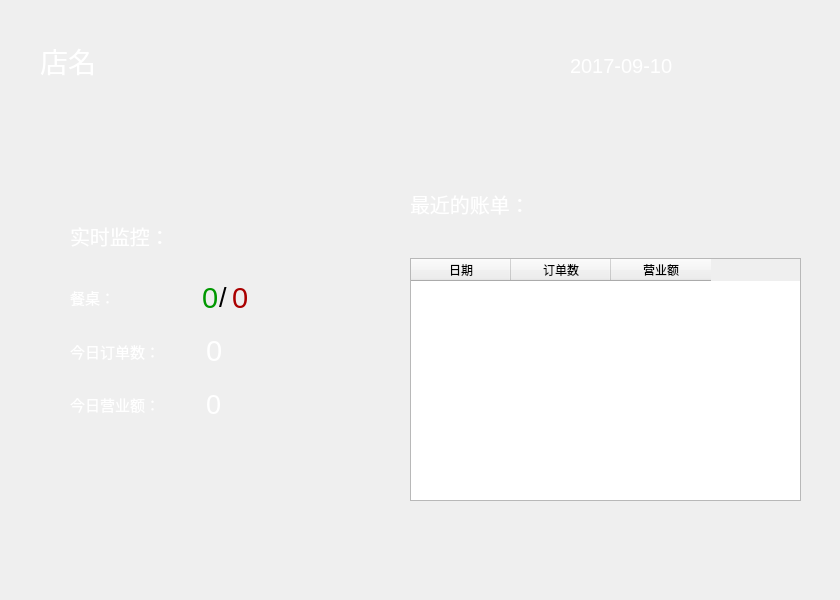
<?xml version="1.0" encoding="UTF-8"?>
<ui version="4.0">
 <class>Canteen</class>
 <widget class="QWidget" name="Canteen">
  <property name="geometry">
   <rect>
    <x>0</x>
    <y>0</y>
    <width>840</width>
    <height>600</height>
   </rect>
  </property>
  <property name="windowTitle">
   <string>Form</string>
  </property>
  <property name="styleSheet">
   <string notr="true"/>
  </property>
  <widget class="QLabel" name="label">
   <property name="geometry">
    <rect>
     <x>0</x>
     <y>0</y>
     <width>841</width>
     <height>601</height>
    </rect>
   </property>
   <property name="styleSheet">
    <string notr="true">background-image: url(:/file/images/back8.jpeg);</string>
   </property>
   <property name="text">
    <string/>
   </property>
  </widget>
  <widget class="QLabel" name="label_date">
   <property name="geometry">
    <rect>
     <x>570</x>
     <y>40</y>
     <width>261</width>
     <height>51</height>
    </rect>
   </property>
   <property name="font">
    <font>
     <pointsize>15</pointsize>
    </font>
   </property>
   <property name="styleSheet">
    <string notr="true">color: rgb(255, 255, 255);</string>
   </property>
   <property name="text">
    <string>2017-09-10</string>
   </property>
  </widget>
  <widget class="QWidget" name="layoutWidget">
   <property name="geometry">
    <rect>
     <x>70</x>
     <y>200</y>
     <width>271</width>
     <height>231</height>
    </rect>
   </property>
   <layout class="QVBoxLayout" name="verticalLayout" stretch="8,6,6,6">
    <property name="spacing">
     <number>0</number>
    </property>
    <item>
     <widget class="QLabel" name="label_2">
      <property name="font">
       <font>
        <pointsize>15</pointsize>
       </font>
      </property>
      <property name="styleSheet">
       <string notr="true">color: rgb(255, 255, 255);</string>
      </property>
      <property name="text">
       <string>实时监控：</string>
      </property>
     </widget>
    </item>
    <item>
     <layout class="QHBoxLayout" name="horizontalLayout" stretch="100,10,10,10,70">
      <property name="spacing">
       <number>0</number>
      </property>
      <item>
       <widget class="QLabel" name="label_3">
        <property name="font">
         <font>
          <pointsize>11</pointsize>
         </font>
        </property>
        <property name="styleSheet">
         <string notr="true">color: rgb(255, 255, 255);</string>
        </property>
        <property name="text">
         <string>餐桌：</string>
        </property>
       </widget>
      </item>
      <item>
       <widget class="QLabel" name="label_tableFree">
        <property name="font">
         <font>
          <pointsize>22</pointsize>
         </font>
        </property>
        <property name="styleSheet">
         <string notr="true">color: rgb(0, 152, 0);</string>
        </property>
        <property name="text">
         <string>0</string>
        </property>
       </widget>
      </item>
      <item>
       <widget class="QLabel" name="label_4">
        <property name="font">
         <font>
          <pointsize>20</pointsize>
         </font>
        </property>
        <property name="text">
         <string>/</string>
        </property>
       </widget>
      </item>
      <item>
       <widget class="QLabel" name="label_tableUse">
        <property name="font">
         <font>
          <pointsize>22</pointsize>
         </font>
        </property>
        <property name="styleSheet">
         <string notr="true">color: rgb(170, 0, 0);</string>
        </property>
        <property name="text">
         <string>0</string>
        </property>
       </widget>
      </item>
      <item>
       <spacer name="horizontalSpacer">
        <property name="orientation">
         <enum>Qt::Horizontal</enum>
        </property>
        <property name="sizeHint" stdset="0">
         <size>
          <width>40</width>
          <height>20</height>
         </size>
        </property>
       </spacer>
      </item>
     </layout>
    </item>
    <item>
     <layout class="QHBoxLayout" name="horizontalLayout_2" stretch="10,10">
      <property name="spacing">
       <number>0</number>
      </property>
      <item>
       <widget class="QLabel" name="label_5">
        <property name="font">
         <font>
          <pointsize>11</pointsize>
         </font>
        </property>
        <property name="styleSheet">
         <string notr="true">color: rgb(255, 255, 255);</string>
        </property>
        <property name="text">
         <string>今日订单数：</string>
        </property>
       </widget>
      </item>
      <item>
       <widget class="QLabel" name="label_orderNum">
        <property name="font">
         <font>
          <pointsize>22</pointsize>
         </font>
        </property>
        <property name="styleSheet">
         <string notr="true">color: rgb(255, 255, 255);</string>
        </property>
        <property name="text">
         <string>0</string>
        </property>
       </widget>
      </item>
     </layout>
    </item>
    <item>
     <layout class="QHBoxLayout" name="horizontalLayout_3" stretch="10,10">
      <property name="spacing">
       <number>0</number>
      </property>
      <item>
       <widget class="QLabel" name="label_7">
        <property name="font">
         <font>
          <pointsize>11</pointsize>
         </font>
        </property>
        <property name="styleSheet">
         <string notr="true">color: rgb(255, 255, 255);</string>
        </property>
        <property name="text">
         <string>今日营业额：</string>
        </property>
       </widget>
      </item>
      <item>
       <widget class="QLabel" name="label_sum">
        <property name="font">
         <font>
          <pointsize>20</pointsize>
         </font>
        </property>
        <property name="styleSheet">
         <string notr="true">color: rgb(255, 255, 255);</string>
        </property>
        <property name="text">
         <string>0</string>
        </property>
       </widget>
      </item>
     </layout>
    </item>
   </layout>
  </widget>
  <widget class="QLabel" name="label_name">
   <property name="geometry">
    <rect>
     <x>40</x>
     <y>40</y>
     <width>171</width>
     <height>41</height>
    </rect>
   </property>
   <property name="font">
    <font>
     <pointsize>21</pointsize>
    </font>
   </property>
   <property name="styleSheet">
    <string notr="true">color: rgb(255, 255, 255);</string>
   </property>
   <property name="text">
    <string>店名</string>
   </property>
  </widget>
  <widget class="QWidget" name="layoutWidget">
   <property name="geometry">
    <rect>
     <x>410</x>
     <y>150</y>
     <width>391</width>
     <height>351</height>
    </rect>
   </property>
   <layout class="QVBoxLayout" name="verticalLayout_2" stretch="8,18">
    <property name="spacing">
     <number>0</number>
    </property>
    <item>
     <widget class="QLabel" name="label_6">
      <property name="font">
       <font>
        <pointsize>15</pointsize>
       </font>
      </property>
      <property name="styleSheet">
       <string notr="true">color: rgb(255, 255, 255);</string>
      </property>
      <property name="text">
       <string>最近的账单：</string>
      </property>
     </widget>
    </item>
    <item>
     <widget class="QTableWidget" name="tableWidget">
      <column>
       <property name="text">
        <string>日期</string>
       </property>
      </column>
      <column>
       <property name="text">
        <string>订单数</string>
       </property>
      </column>
      <column>
       <property name="text">
        <string>营业额</string>
       </property>
      </column>
     </widget>
    </item>
   </layout>
  </widget>
 </widget>
 <resources/>
 <connections/>
</ui>
